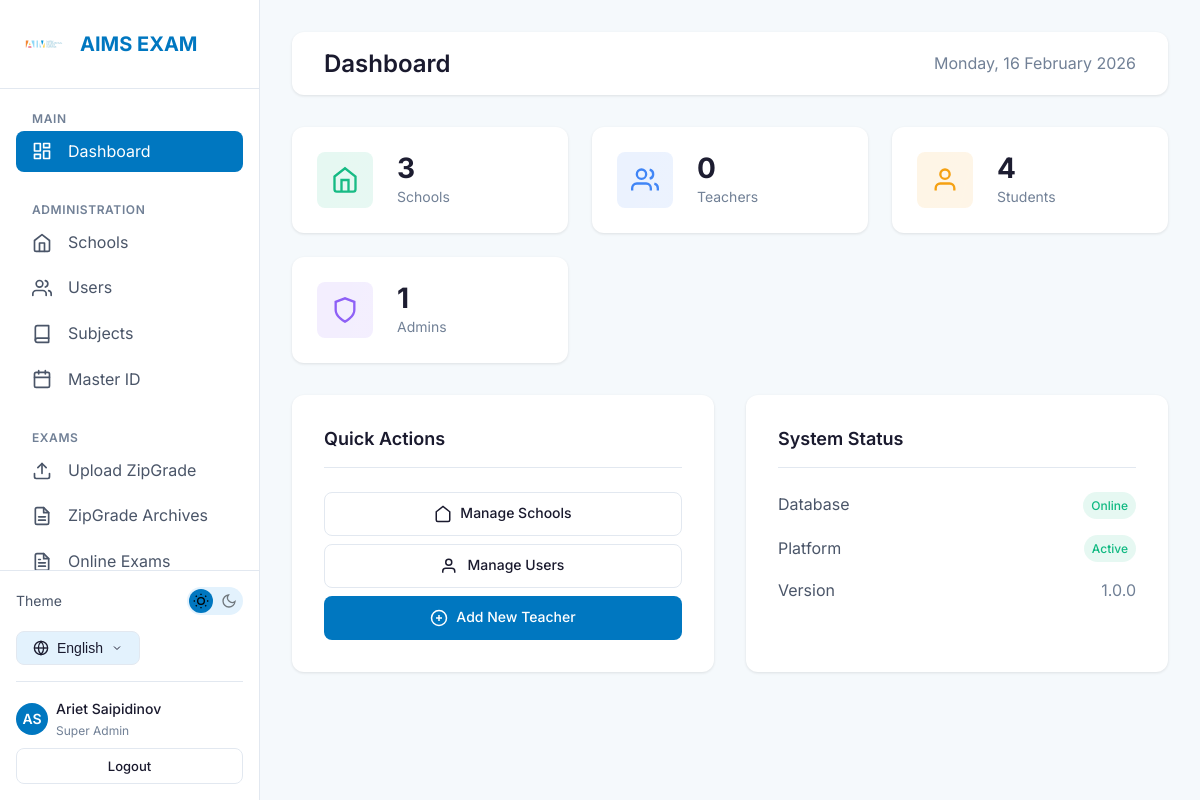
Screenshot of / (signed in) with the database file from the repository.
### accounts/models.py (models this page shows, shortened)
class User(AbstractUser):
    ROLE_CHOICES = [
        ('super_admin', _('Super Admin')),
        ('teacher', _('Teacher')),
        ('student', _('Student')),
    ]
    LANGUAGE_CHOICES = [
        ('en', 'English'),
        ('ru', 'Русский'),
        ('ky', 'Кыргызча'),
    ]
    username = models.CharField(max_length=150, blank=True, null=True)
    email = models.EmailField(_('email address'), unique=True)
    role = models.CharField(
        max_length=20,
        choices=ROLE_CHOICES,
        default='student',
        verbose_name=_('Role')
    )
    phone = models.CharField(max_length=20, blank=True, verbose_name=_('Phone'))
    mother_phone = models.CharField(max_length=20, blank=True, verbose_name=_("Mother's Phone"))
    father_phone = models.CharField(max_length=20, blank=True, verbose_name=_("Father's Phone"))
    primary_school = models.ForeignKey(
        'schools.School',
        on_delete=models.SET_NULL,
        null=True,
        blank=True,
        related_name='users',
        verbose_name=_('Primary School')
    )
    preferred_language = models.CharField(
        max_length=5,
        choices=LANGUAGE_CHOICES,
        default='en',
        verbose_name=_('Preferred Language')
    )
    created_at = models.DateTimeField(auto_now_add=True)
    updated_at = models.DateTimeField(auto_now=True)
    objects = UserManager()
    USERNAME_FIELD = 'email'
    REQUIRED_FIELDS = ['first_name', 'last_name']
    class Meta:
        verbose_name = _('User')
        verbose_name_plural = _('Users')
        ordering = ['-created_at']
    def get_full_name(self):
        return f"{self.first_name} {self.last_name}".strip()
    @property
    def is_super_admin(self):
        return self.role == 'super_admin'

### accounts/views.py (the view)
# urls.py: path('', views.dashboard_view, name='dashboard'),
@login_required
def dashboard_view(request):
    user = request.user
    context = {'user': user}
    if user.is_super_admin:
        context['total_schools'] = 0  # Will be updated when schools model is ready
        context['total_teachers'] = User.objects.filter(role='teacher').count()
        context['total_students'] = User.objects.filter(role='student').count()
        context['total_admins'] = User.objects.filter(role='super_admin').count()
        try:
            from schools.models import School
            context['total_schools'] = School.objects.filter(is_active=True).count()
        except:
            pass
    elif user.is_teacher:
        context['school'] = user.primary_school
    else:
        context['upcoming_exams'] = []  # Will be populated from exams app
    return render(request, 'accounts/dashboard.html', context)

### schools/templatetags/i18n_extras.py (called while the page is built)
@register.simple_tag(takes_context=True)
def switch_lang(context, lang_code):
    path = context['request'].path
    try:
        url = translate_url(path, lang_code)
        if url == path and lang_code not in path:
             match = resolve(path)
             with translation.override(lang_code):
                 url = reverse(match.view_name, args=match.args, kwargs=match.kwargs)
        query = context['request'].GET.urlencode()
        if query:
            url = f"{url}?{query}"
        return url
    except Exception:
        return path # Fallback to current path

### accounts/templates/accounts/dashboard.html (shortened to what this page needs)
{% extends 'base.html' %}
{% load i18n %}
{% block content %}
<div class="topbar">
    <h1 class="topbar-title">{% trans "Dashboard" %}</h1>
    <div class="topbar-actions">
        <span class="text-muted">
            {% now "l, d F Y" %}
        </span>
    </div>
</div>
{% if user.is_super_admin %}
<div class="stats-grid">
    <div class="stat-card">
        <div class="stat-icon" style="background: rgba(16, 185, 129, 0.1); color: #10B981;">
            <svg xmlns="http://www.w3.org/2000/svg" width="28" height="28" viewBox="0 0 24 24" fill="none"
                stroke="currentColor" stroke-width="2">
                <path d="M3 9l9-7 9 7v11a2 2 0 0 1-2 2H5a2 2 0 0 1-2-2z"></path>
                <polyline points="9 22 9 12 15 12 15 22"></polyline>
            </svg>
        </div>
        <div class="stat-info">
            <div class="stat-value">{{ total_schools|default:"0" }}</div>
            <div class="stat-label">{% trans "Schools" %}</div>
        </div>
    </div>
    <div class="stat-card">
        <div class="stat-icon" style="background: rgba(59, 130, 246, 0.1); color: #3B82F6;">
        </div>
        <div class="stat-info">
            <div class="stat-value">{{ total_teachers|default:"0" }}</div>
            <div class="stat-label">{% trans "Teachers" %}</div>
        </div>
    </div>
    <div class="stat-card">
        <div class="stat-icon" style="background: rgba(245, 158, 11, 0.1); color: #F59E0B;">
            <svg xmlns="http://www.w3.org/2000/svg" width="28" height="28" viewBox="0 0 24 24" fill="none"
                stroke="currentColor" stroke-width="2">
                <path d="M20 21v-2a4 4 0 0 0-4-4H8a4 4 0 0 0-4 4v2"></path>
                <circle cx="12" cy="7" r="4"></circle>
            </svg>
        </div>
        <div class="stat-info">
            <div class="stat-value">{{ total_students|default:"0" }}</div>
            <div class="stat-label">{% trans "Students" %}</div>
        </div>
    </div>
    <div class="stat-card">
        <div class="stat-icon" style="background: rgba(139, 92, 246, 0.1); color: #8B5CF6;">
            <svg xmlns="http://www.w3.org/2000/svg" width="28" height="28" viewBox="0 0 24 24" fill="none"
                stroke="currentColor" stroke-width="2">
                <path d="M12 22s8-4 8-10V5l-8-3-8 3v7c0 6 8 10 8 10z"></path>
            </svg>
        </div>
        <div class="stat-info">
            <div class="stat-value">{{ total_admins|default:"0" }}</div>
            <div class="stat-label">{% trans "Admins" %}</div>
        </div>
    </div>
</div>
<div style="display: grid; grid-template-columns: repeat(auto-fit, minmax(300px, 1fr)); gap: var(--spacing-xl);">
    <div class="card">
        <div class="card-header">
            <h3 class="card-title">{% trans "Quick Actions" %}</h3>
        </div>
        <div style="display: flex; flex-direction: column; gap: var(--spacing-sm);">
            <a href="{% url 'schools:list' %}" class="btn btn-outline">
                <svg xmlns="http://www.w3.org/2000/svg" width="18" height="18" viewBox="0 0 24 24" fill="none"
                    stroke="currentColor" stroke-width="2">
                    <path d="M3 9l9-7 9 7v11a2 2 0 0 1-2 2H5a2 2 0 0 1-2-2z"></path>
                </svg>
                {% trans "Manage Schools" %}
            </a>
            <a href="{% url 'accounts:users' %}" class="btn btn-outline">
                <svg xmlns="http://www.w3.org/2000/svg" width="18" height="18" viewBox="0 0 24 24" fill="none"
                    stroke="currentColor" stroke-width="2">
                    <path d="M17 21v-2a4 4 0 0 0-4-4H5a4 4 0 0 0-4 4v2"></path>
                    <circle cx="9" cy="7" r="4"></circle>
                </svg>
                {% trans "Manage Users" %}
            </a>
            <a href="{% url 'accounts:teacher_create' %}" class="btn btn-primary">
                <svg xmlns="http://www.w3.org/2000/svg" width="18" height="18" viewBox="0 0 24 24" fill="none"
                    stroke="currentColor" stroke-width="2">
                    <circle cx="12" cy="12" r="10"></circle>
                    <line x1="12" y1="8" x2="12" y2="16"></line>
                    <line x1="8" y1="12" x2="16" y2="12"></line>
                </svg>
                {% trans "Add New Teacher" %}
            </a>
        </div>
    </div>
    <div class="card">
        <div class="card-header">
            <h3 class="card-title">{% trans "System Status" %}</h3>
        </div>
        <div style="display: flex; flex-direction: column; gap: var(--spacing-md);">
            <div style="display: flex; justify-content: space-between; align-items: center;">
                <span class="text-secondary">{% trans "Database" %}</span>
                <span class="badge badge-success">{% trans "Online" %}</span>
            </div>
            <div style="display: flex; justify-content: space-between; align-items: center;">
                <span class="text-secondary">{% trans "Platform" %}</span>
                <span class="badge badge-success">{% trans "Active" %}</span>
            </div>
            <div style="display: flex; justify-content: space-between; align-items: center;">
                <span class="text-secondary">{% trans "Version" %}</span>
                <span class="text-muted">1.0.0</span>
            </div>
        </div>
    </div>
</div>
{% endif %}
{% endblock %}

### templates/partials/sidebar.html (shortened to what this page needs)
{% load static i18n i18n_extras %}
<aside class="sidebar">
    <div class="sidebar-header">
        <img src="{% static 'images/logo.png' %}" alt="AIMS" class="sidebar-logo" onerror="this.style.display='none'">
        <span class="sidebar-brand">AIMS EXAM</span>
    </div>
    <nav class="sidebar-nav">
        <div class="nav-section">
            <span class="nav-section-title">{% trans "Main" %}</span>
            <a href="{% url 'accounts:dashboard' %}"
                class="nav-item {% if request.resolver_match.url_name == 'dashboard' %}active{% endif %}">
                <span>{% trans "Dashboard" %}</span>
            </a>
        </div>
        {% if user.is_authenticated and user.role == 'super_admin' %}
        <div class="nav-section">
            <span class="nav-section-title">{% trans "Administration" %}</span>
            <a href="{% url 'schools:list' %}"
                class="nav-item {% if 'schools' in request.path and 'subjects' not in request.path and 'analytics' not in request.path and 'students' not in request.path %}active{% endif %}">
                <svg xmlns="http://www.w3.org/2000/svg" width="20" height="20" viewBox="0 0 24 24" fill="none"
                    stroke="currentColor" stroke-width="2" stroke-linecap="round" stroke-linejoin="round">
                    <path d="M3 9l9-7 9 7v11a2 2 0 0 1-2 2H5a2 2 0 0 1-2-2z"></path>
                    <polyline points="9 22 9 12 15 12 15 22"></polyline>
                </svg>
                <span>{% trans "Schools" %}</span>
            </a>
            <a href="{% url 'accounts:users' %}" class="nav-item {% if 'users' in request.path %}active{% endif %}">
                <span>{% trans "Users" %}</span>
            </a>
            <a href="{% url 'schools:subjects' %}"
                class="nav-item {% if 'subjects' in request.path %}active{% endif %}">
                <svg xmlns="http://www.w3.org/2000/svg" width="20" height="20" viewBox="0 0 24 24" fill="none"
                    stroke="currentColor" stroke-width="2" stroke-linecap="round" stroke-linejoin="round">
                    <path d="M4 19.5A2.5 2.5 0 0 1 6.5 17H20"></path>
                    <path d="M6.5 2H20v20H6.5A2.5 2.5 0 0 1 4 19.5v-15A2.5 2.5 0 0 1 6.5 2z"></path>
                </svg>
                <span>{% trans "Subjects" %}</span>
            </a>
            <a href="{% url 'schools:master_students' %}"
                class="nav-item {% if 'students' in request.path and 'schools' in request.path %}active{% endif %}">
                <span>{% trans "Master ID" %}</span>
            </a>
        </div>
        {% endif %}
        {% if user.is_authenticated and user.role in 'super_admin,teacher' %}
        <div class="nav-section">
            <span class="nav-section-title">{% trans "Exams" %}</span>
            <a href="{% url 'zipgrade:upload' %}"
                class="nav-item {% if 'zipgrade/upload' in request.path %}active{% endif %}">
                <span>{% trans "Upload ZipGrade" %}</span>
            </a>
            <a href="{% url 'zipgrade:results' %}"
                class="nav-item {% if 'zipgrade' in request.path and 'upload' not in request.path %}active{% endif %}">
                <span>{% trans "ZipGrade Archives" %}</span>
            </a>
            <a href="{% url 'exams:exam_list' %}"
                class="nav-item {% if 'exams' in request.path and 'create' not in request.path %}active{% endif %}">
                <span>{% trans "Online Exams" %}</span>
            </a>
        </div>
        {% endif %}
    </nav>
    <div class="sidebar-footer" style="padding: var(--spacing-md); border-top: 1px solid var(--border-color);">
        <div
            style="display: flex; align-items: center; justify-content: space-between; margin-bottom: var(--spacing-md);">
            <span style="font-size: 0.875rem; color: var(--text-secondary);">{% trans "Theme" %}</span>
            <button class="theme-toggle" aria-label="Toggle theme">
                <svg class="theme-toggle-icon moon-icon" xmlns="http://www.w3.org/2000/svg" viewBox="0 0 24 24"
                    fill="none" stroke="currentColor" stroke-width="2">
                    <path d="M21 12.79A9 9 0 1 1 11.21 3 7 7 0 0 0 21 12.79z"></path>
                </svg>
            </button>
        </div>
        <div class="lang-selector">
            <button class="lang-btn">
                <span>
                    {% if LANGUAGE_CODE == 'en' %}English
                    {% elif LANGUAGE_CODE == 'ru' %}Русский
                    {% elif LANGUAGE_CODE == 'ky' %}Кыргызча
                    {% else %}Language{% endif %}
                </span>
                <svg xmlns="http://www.w3.org/2000/svg" width="12" height="12" viewBox="0 0 24 24" fill="none"
                    stroke="currentColor" stroke-width="2">
                    <polyline points="6 9 12 15 18 9"></polyline>
                </svg>
            </button>
        </div>
        {% if user.is_authenticated %}
        <div
            style="margin-top: var(--spacing-md); padding-top: var(--spacing-md); border-top: 1px solid var(--border-color);">
            <a href="{% url 'accounts:profile' %}"
                style="display: flex; align-items: center; gap: var(--spacing-sm); color: var(--text-secondary); font-size: 0.875rem;">
                <div
                    style="width: 32px; height: 32px; border-radius: 50%; background: var(--primary-blue); color: white; display: flex; align-items: center; justify-content: center; font-weight: 600;">
                    {{ user.first_name|slice:":1"|upper }}{{ user.last_name|slice:":1"|upper }}
                </div>
                <div style="flex: 1; overflow: hidden;">
                    <div
                        style="font-weight: 500; color: var(--text-primary); white-space: nowrap; overflow: hidden; text-overflow: ellipsis;">
                        {{ user.get_full_name|default:user.email }}
                    </div>
                    <div style="font-size: 0.75rem; color: var(--text-muted);">
                        {% if user.role == 'super_admin' %}{% trans "Super Admin" %}
                        {% elif user.role == 'teacher' %}{% trans "Teacher" %}
                        {% else %}{% trans "Student" %}{% endif %}
                    </div>
                </div>
            </a>
            <a href="{% url 'accounts:logout' %}" class="btn btn-outline btn-sm btn-block"
                style="margin-top: var(--spacing-sm);">
                {% trans "Logout" %}
            </a>
        </div>
        {% endif %}
    </div>
</aside>

### rows the page displays
User: first_name "A", last_name "S", get_full_name "Ariet Saipidinov"

### other values shown
{{ total_schools|default:"0" }} "3"
{{ total_teachers|default:"0" }} "0"
{{ total_students|default:"0" }} "4"
{{ total_admins|default:"0" }} "1"
